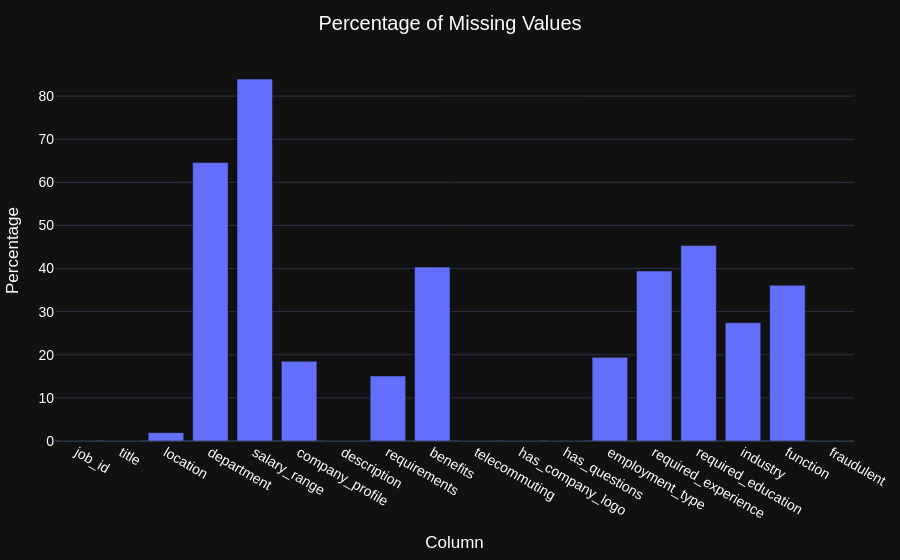

Write notebook code for a chart like this one.
### Code cell
missing_pct = (
    df.isnull().mean()*100
).reset_index()

missing_pct.columns = ["Column", "Percentage"]

fig = px.bar(
    missing_pct,
    x="Column",
    y="Percentage",
    title="Percentage of Missing Values",
)
fig.update_layout(**layout_config)
fig.show()

### Figure 1 — Plotly figure (JSON) as saved in the notebook; plotly's stock layout.template omitted (floating-point values rounded to 4 significant figures)
{"data": [{"hovertemplate": "Column=%{x}<br>Percentage=%{y}<extra></extra>", "legendgroup": "", "marker": {"color": "#636efa", "pattern": {"shape": ""}}, "name": "", "orientation": "v", "showlegend": false, "textposition": "auto", "type": "bar", "x": ["job_id", "title", "location", "department", "salary_range", "company_profile", "description", "requirements", "benefits", "telecommuting", "has_company_logo", "has_questions", "employment_type", "required_experience", "required_education", "industry", "function", "fraudulent"], "xaxis": "x", "y": [0.0, 0.0, 1.935, 64.58, 83.96, 18.5, 0.005593, 15.08, 40.34, 0.0, 0.0, 0.0, 19.41, 39.43, 45.33, 27.42, 36.1, 0.0], "yaxis": "y"}], "layout": {"barmode": "relative", "font": {"color": "white", "family": "Arial", "size": 14}, "legend": {"tracegroupgap": 0}, "margin": {"b": 40, "l": 40, "r": 40, "t": 60}, "title": {"text": "Percentage of Missing Values", "x": 0.5}, "xaxis": {"anchor": "y", "domain": [0, 1], "title": {"text": "Column"}}, "yaxis": {"anchor": "x", "domain": [0, 1], "title": {"text": "Percentage"}}}}
